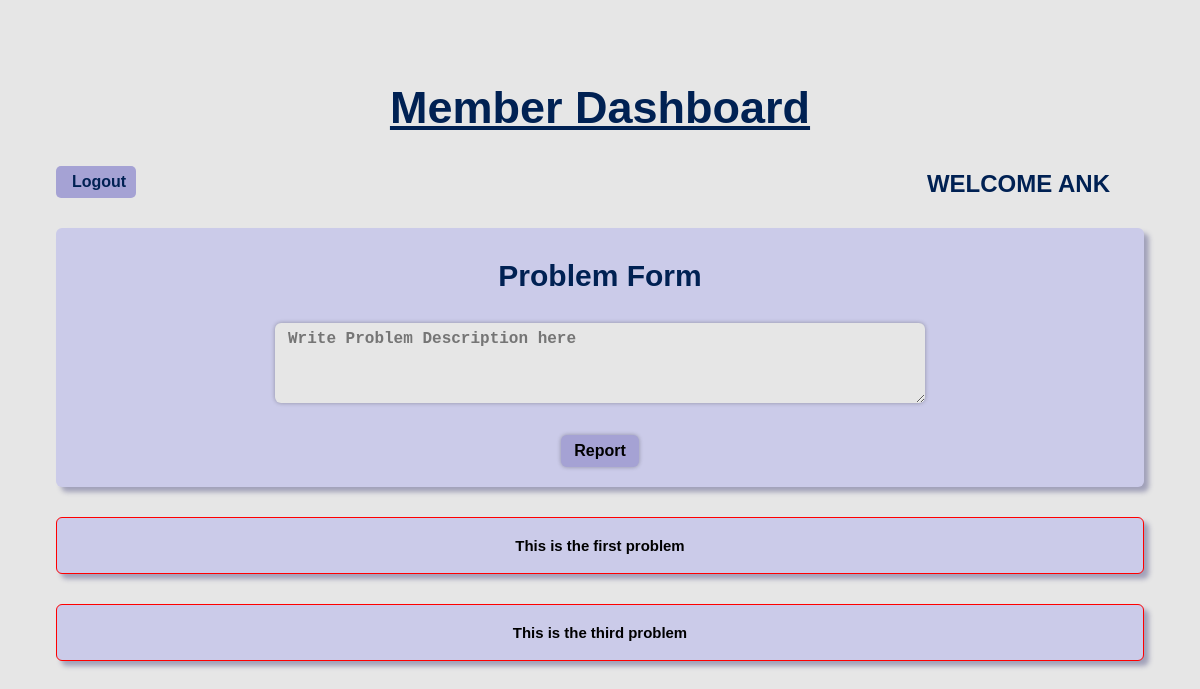
/ (signed in), run on the app's committed database.
### app1/models.py (models this page shows)
class signUp(models.Model):
    name = models.CharField(max_length=30, default='')
    email = models.EmailField(default='')
    address = models.CharField(max_length=100, default='')
    number = models.PositiveIntegerField(default='')
    password = models.CharField(default='', max_length=15)
    isvoted = models.BooleanField(default=False, null=True)
    def __str__(self):
        return self.name

class Problems(models.Model):
    problem = models.CharField(max_length=30)
    isappoved = models.BooleanField(default=False, null=True)
    count = models.IntegerField(default=1)
    owner  = models.ForeignKey(signUp, on_delete=models.CASCADE, null=True, blank=True)
    def __str__(self):
        return str(self.problem)

### app1/views.py (the view, shortened to what this page needs)
# urls.py: path('', views.dashboard, name='DASHBOARD'),
def dashboard(request):
    if 'email' in request.session:
        name = signUp.objects.get(email = request.session['email'])
        probl = Problems.objects.filter(owner=name)
        print(probl)
        return render(request,'dashboard.html', {'name': name, 'probl': probl})
    return redirect('LOGIN1')

### app1/templates/dashboard.html (shortened to what this page needs)
<!DOCTYPE html>
<html lang="en">
<head>
</head>
<body>
    <div class="container">
        <div class="dash">
            <h4>Member Dashboard</h4>
        </div>
        <div class="top">
            <div class="logout">
                <a href="{% url 'LOGOUT' %}" class="logout">
                    Logout
                </a>
            </div>
            <div class="name">
                Welcome {{name}}
            </div>
        </div>
        <div class="data">
            <h2>Problem Form</h2>
            <form method="POST">
                <textarea name="problem" placeholder="Write Problem Description here"></textarea>
                <input class="type-2" type="submit" name="submit" value="Report">
            </form>
        </div>
        {% for i in probl %}
        {% if i.isappoved == True %}
        <div class="data" style="border: 1px solid #ff0000;">
            <h5>
                {{i.problem}}
            </h5>
        </div>
        {% endif %}
        {% endfor %}
    </div>
</body>
</html>

### app1/templates/dashboard.html (style rules this page uses)
* { margin: 0; padding: 0; box-sizing: border-box; }
body { font-family: 'Gill Sans', 'Gill Sans MT', Calibri, 'Trebuchet MS', sans-serif; margin: 0 auto; padding: 0; color: #000; font-size: 18px; line-height: 35px; background-color: #e6e6e6; }
.container { margin: 30px; padding: 26px; }
.dash { text-align: center; margin: 13px; padding: 21px }
.dash h4 { font-size: 45px; color: #002153; text-decoration: underline; font-weight: 900; }
.top { display: flex; flex-direction: row; text-decoration: uppercase; margin: 20px 0; }
.logout a { display: block; width: 80px; height: 18px; background: #A5A2D4; padding: 14px; text-align: center; border-radius: 5px; color: #002153; font-weight: 900; font-size: 16px; line-height: 0px; text-decoration: none; border: 2px solid transparent; transition: all 0.5s ease; }
.top .name { color: #002153; font-family: sans-serif; font-weight: 650; font-size: 24px; position: absolute; right: 30px; margin: 0 50px; padding: 0 10px; text-transform: uppercase; }
h2 { color: #002153; font-size: 30px; margin: 10px 0; margin-top: 20px; margin-bottom: 20px; }
.type-2 { border-radius: 6px; background-color: #A5A2D4; border: 0; box-shadow: 0 0 4px rgba(0, 0, 0, 0.3); transition: .3s box-shadow; padding: 7px 13px; margin: 10px auto; display: block; width: auto; font-size: 16px; font-weight: 550; transition: all 0.5s ease; }
.data { border-radius: 6px; background-color: #CBCBE9; padding: 10px; text-align: center; box-shadow: 5px 5px 5px #a1a1b9; margin: 30px 0; }
textarea { width: 650px; height: 80px; border-radius: 6px; background-color: #E6E6E6; border: 0; box-shadow: 0 0 4px rgba(0, 0, 0, 0.3); transition: .3s box-shadow; padding: 7px 13px; margin: 10px auto; font-size: 16px; font-weight: 550; }

### data on the page
signUp: name "ANK"
Problems: problem "This is the first problem"
Problems: problem "This is the third problem"
